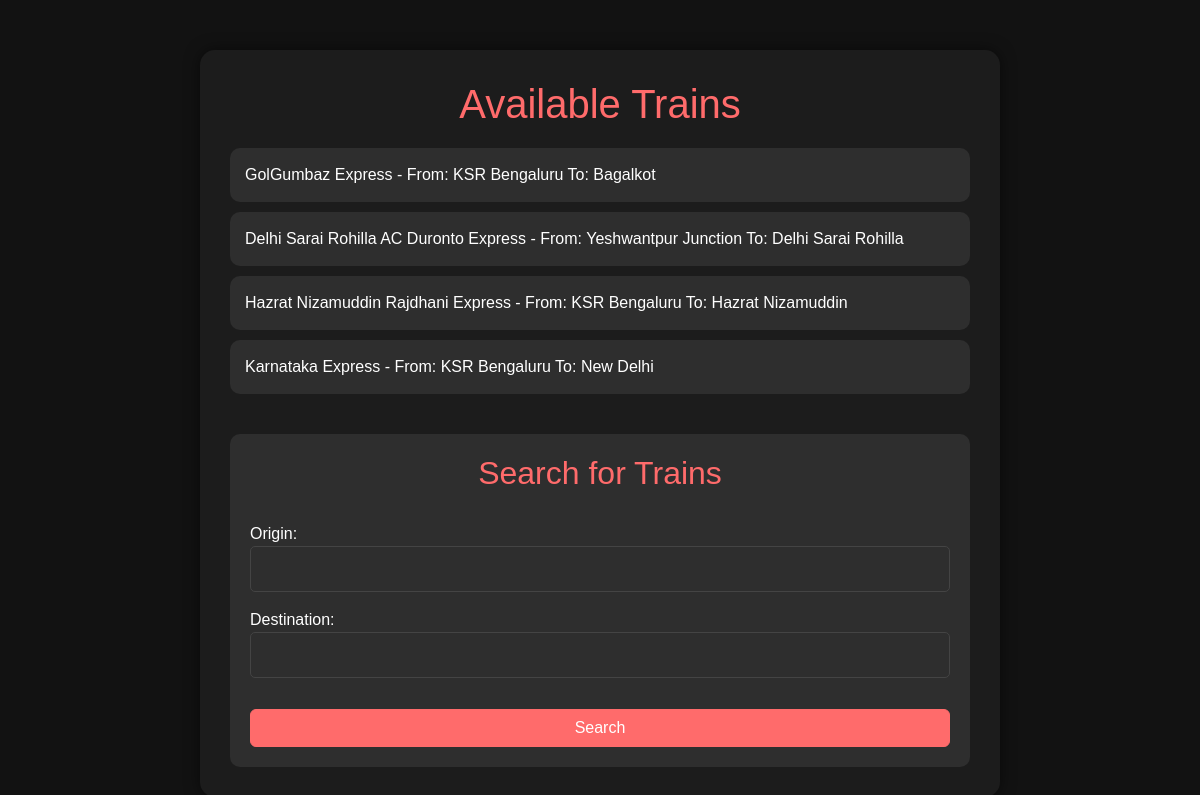
The app's page /booking/trains/ with its own data.
### booking/models.py (models this page shows, shortened)
class Train(models.Model):
    name = models.CharField(max_length=100)
    number = models.CharField(max_length=10, unique=True)
    origin = models.CharField(max_length=100)
    destination = models.CharField(max_length=100)
    departure_time = models.TimeField()
    arrival_time = models.TimeField()
    total_seats = models.IntegerField()

### booking/views.py (the view)
# urls.py: path("trains/", views.train_list, name="train_list"),
def train_list(request):
    trains = Train.objects.all()
    return render(request, "booking/train_list.html", {"trains": trains})

### booking/templates/booking/train_list.html (shortened to what this page needs)
<!DOCTYPE html>
<html lang="en">
<head>
    {% load static %}
    {% load widget_tweaks %}
    <link href="https://cdn.jsdelivr.net/npm/bootstrap@5.3.0/dist/css/bootstrap.min.css" rel="stylesheet">
</head>
<body>
    <div class="container">
        <h1>Available Trains</h1>
        <ul>
            {% for train in trains %}
                <li>{{ train.name }} - From: {{ train.origin }} To: {{ train.destination }}</li>
            {% endfor %}
        </ul>
        <div class="search-section">
            <h2>Search for Trains</h2>
            <form method="GET" action="{% url 'search_trains' %}">
                <div class="mb-3">
                    <label for="origin">Origin:</label>
                    <input type="text" name="origin" id="origin" required>
                </div>
                <div class="mb-3">
                    <label for="destination">Destination:</label>
                    <input type="text" name="destination" id="destination" required>
                </div>
                <div class="d-grid gap-2">
                    <button type="submit" class="btn btn-primary">Search</button>
                </div>
            </form>
        </div>
    </div>
</body>
</html>

### booking/templates/booking/train_list.html (style rules this page uses)
body { background-color: #121212; color: #ffffff; font-family: 'Arial', sans-serif; }
.container { max-width: 800px; margin-top: 50px; background-color: #1c1c1c; padding: 30px; border-radius: 15px; box-shadow: 0px 0px 15px rgba(0, 0, 0, 0.5); }
h1, h2 { text-align: center; margin-bottom: 20px; color: #ff6b6b; }
ul { list-style: none; padding: 0; }
ul li { background-color: #2e2e2e; padding: 15px; margin-bottom: 10px; border-radius: 10px; animation: fade-in 0.5s ease-in-out; color: #ffffff; }
form { margin-top: 30px; }
label { display: block; margin-top: 15px; color: #ffffff; }
input[type="text"] { background-color: #2e2e2e; color: #ffffff; border: 1px solid #444; border-radius: 5px; padding: 10px; width: 100%; }
.btn-primary { background-color: #ff6b6b; border-color: #ff6b6b; transition: background-color 0.3s ease-in-out, transform 0.2s; width: 100%; margin-top: 15px; }
.search-section { margin-top: 40px; background-color: #2e2e2e; padding: 20px; border-radius: 10px; }

### records on screen
Train: name "GolGumbaz Express", origin "KSR Bengaluru", destination "Bagalkot"
Train: name "Delhi Sarai Rohilla AC Duronto Express", origin "Yeshwantpur Junction", destination "Delhi Sarai Rohilla"
Train: name "Hazrat Nizamuddin Rajdhani Express", origin "KSR Bengaluru", destination "Hazrat Nizamuddin"
Train: name "Karnataka Express", origin "KSR Bengaluru", destination "New Delhi"
